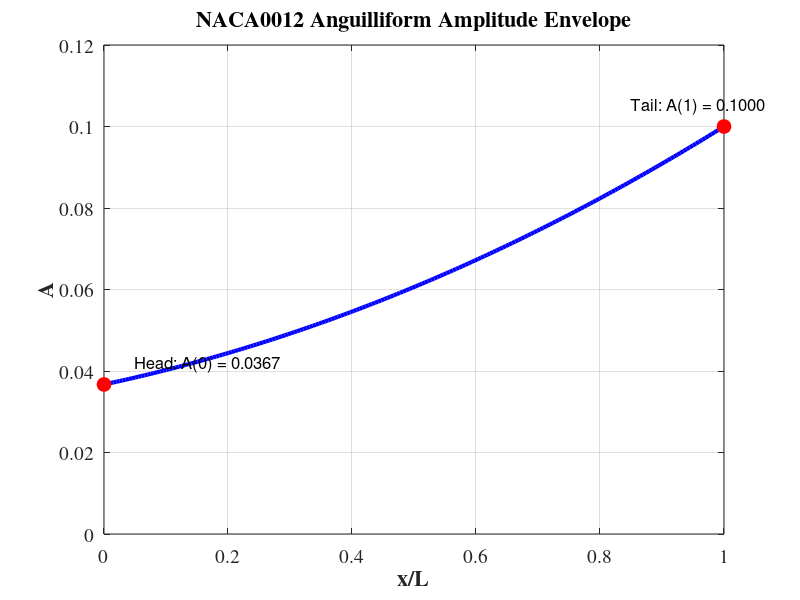
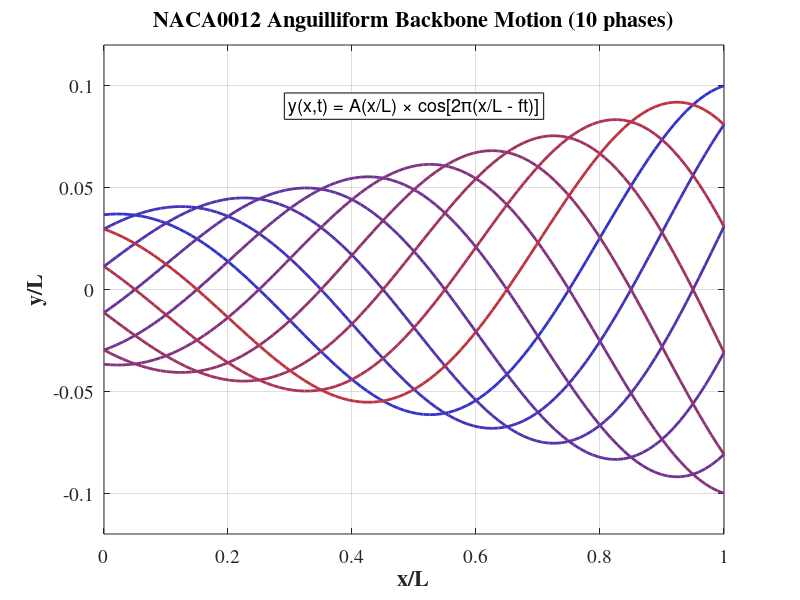
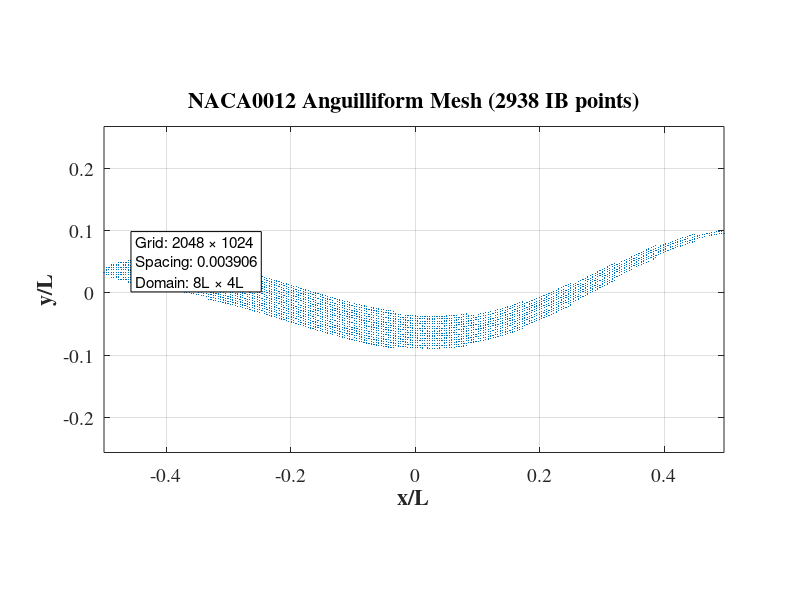
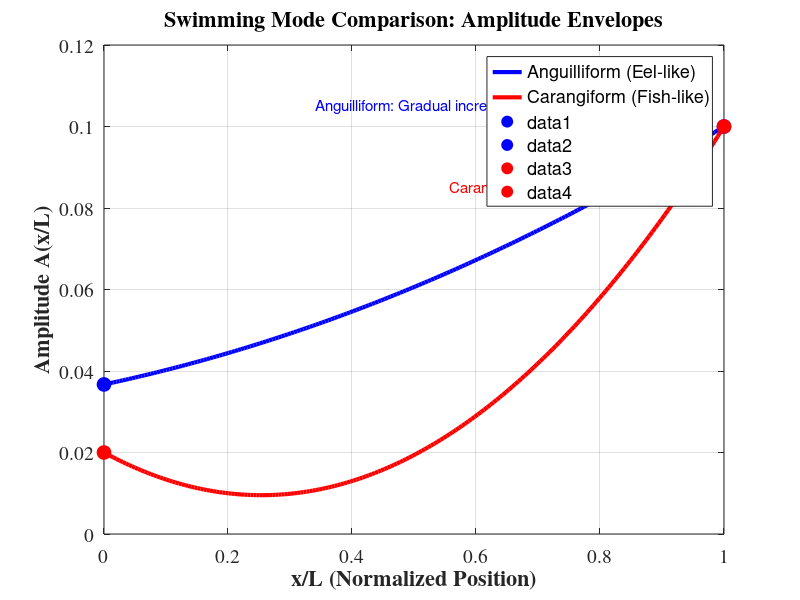

These figures' MATLAB source, in order:
%% ========================================================================
%% NACA0012 ANGUILLIFORM (EEL-LIKE) MESH GENERATOR
%% Based on IBAMR eel2d example (eel2d_straightswimmer.m)
%% Reference: Flow transitions and mapping for undulating swimmers, Muhammad Saif Ullah Khalid
%% ========================================================================

clear all; clc;

fprintf('========================================================================\n');
fprintf('NACA0012 ANGUILLIFORM (EEL-LIKE) MESH GENERATOR\n');
fprintf('========================================================================\n\n');

%% ========================================================================
%% PARAMETERS
%% ========================================================================

% Background Mesh Properties (match eel2d for comparison)
Ny = 16*4*4*4;     % 1024 grid points in y
Ly = 4;            % Domain height (4L)
Nx = 32*4*4*4;     % 2048 grid points in x
Lx = 8;            % Domain length (8L)

% Calculate grid spacing
dy = Ly/Ny;        % ~0.00390625
dx = Lx/Nx;        % ~0.00390625

% Fish geometry
L = 1;             % Fish body length (non-dimensional)

% Anguilliform amplitude envelope coefficients
% A(x/L) = 0.0367 + 0.0323(x/L) + 0.0310(x/L)^2
% Gradual amplitude increase from head to tail (eel-like)
a0 = 0.0367;       % Constant term (head amplitude)
a1 = 0.0323;       % Linear coefficient (gradual increase)
a2 = 0.0310;       % Quadratic coefficient (tail acceleration)

% NACA0012 thickness parameters
thickness_scale = 0.2489;  % Scale to match eel2d point density
t_max = 0.12 * thickness_scale;  % Effective thickness ~4.2%

% Rotation (0 for horizontal swimming)
angleRotation = 0;
RotationMatrix = [cos(angleRotation) -sin(angleRotation);
                  sin(angleRotation)  cos(angleRotation)];

fprintf('Parameters:\n');
fprintf('  Domain: %.0fL × %.0fL\n', Lx, Ly);
fprintf('  Grid: %d × %d\n', Nx, Ny);
fprintf('  Spacing: dx = dy = %.10f\n', dx);
fprintf('  Amplitude: A(x/L) = %.4f + %.4f(x/L) + %.4f(x/L)^2\n', a0, a1, a2);
fprintf('  NACA thickness: %.1f%% (scaled)\n\n', t_max*100);

%% ========================================================================
%% MESH GENERATION
%% ========================================================================

fprintf('Generating Lagrangian mesh...\n');

BodyNx = ceil(L/dx);  % Number of cross-sections
Coord{BodyNx,2} = []; % Storage for coordinates
NumMatPoints = 0;     % Counter for total points

% Generate cross-sections along body
for i = 1:BodyNx

    x = (i-1)*dx;        % Streamwise position
    x_norm = x/L;        % Normalized position (0 to 1)

    % Centerline position: y(x,t=0) = A(x/L) * cos(2π*x/L)
    % For anguilliform, amplitude increases gradually along entire body
    y = (a0 + a1*x_norm + a2*x_norm^2) * cos(2*pi*x);

    % NACA0012 thickness distribution
    y_t = 5*t_max*(0.2969*sqrt(x_norm) - 0.1260*x_norm - ...
                   0.3516*x_norm^2 + 0.2843*x_norm^3 - 0.1015*x_norm^4);

    % Full thickness (both surfaces)
    height = 2*y_t*L;

    % Number of points across thickness
    NumPointsInHeight = max(1, ceil(height/dy));

    % Initialize arrays
    ycoord_up = []; ycoord_down = [];
    xcoord_up = []; xcoord_down = [];

    % Generate vertical line of points
    for j = 1:NumPointsInHeight

        xshifted = x - 0.5;  % Center at origin
        yshifted = y;        % On deformed centerline

        RotatedCoord = RotationMatrix*[xshifted; yshifted];

        xcoord_up(j)   = RotatedCoord(1) - (j-1)*dy*sin(angleRotation);
        xcoord_down(j) = RotatedCoord(1) + j*dy*sin(angleRotation);
        ycoord_up(j)   = RotatedCoord(2) + (j-1)*dy*cos(angleRotation);
        ycoord_down(j) = RotatedCoord(2) - j*dy*cos(angleRotation);
        NumMatPoints = NumMatPoints + 2;
    end

    Coord{i,1} = cat(2, xcoord_up, xcoord_down);
    Coord{i,2} = cat(2, ycoord_up, ycoord_down);
end

fprintf('✓ Mesh complete: %d IB points\n\n', NumMatPoints);

%% ========================================================================
%% VISUALIZATION 1: AMPLITUDE ENVELOPE
%% ========================================================================

fprintf('Generating amplitude envelope plot...\n');

x_plot = linspace(0, 1, 200);
A_plot = a0 + a1*x_plot + a2*x_plot.^2;

figure('Position', [100, 100, 800, 500], 'Color', 'w');
plot(x_plot, A_plot, 'b-', 'LineWidth', 3);
hold on;
plot([0 1], [a0 a0+a1+a2], 'ro', 'MarkerSize', 10, 'MarkerFaceColor', 'r');

set(gca, 'FontSize', 14, 'FontName', 'Times');
xlabel('x/L', 'FontSize', 16, 'FontWeight', 'bold');
ylabel('A', 'FontSize', 16, 'FontWeight', 'bold');
title('NACA0012 Anguilliform Amplitude Envelope', 'FontSize', 16, 'FontWeight', 'bold');

text(0.05, a0+0.005, sprintf('Head: A(0) = %.4f', a0), 'FontSize', 12);
text(0.85, a0+a1+a2+0.005, sprintf('Tail: A(1) = %.4f', a0+a1+a2), 'FontSize', 12);

grid on; xlim([0 1]); ylim([0 0.12]); box on;

print('amplitude_envelope_anguilliform', '-dpng', '-r300');
fprintf('✓ Saved: amplitude_envelope_anguilliform.png\n');

%% ========================================================================
%% VISUALIZATION 2: BACKBONE MOTION
%% ========================================================================

fprintf('Generating backbone motion plot...\n');

figure('Position', [100, 100, 1000, 500], 'Color', 'w');

x_backbone = linspace(0, 1, 100);
num_phases = 10;

for phase_idx = 1:num_phases
    t_phase = (phase_idx-1) / num_phases;
    A_backbone = a0 + a1*x_backbone + a2*x_backbone.^2;
    y_backbone = A_backbone .* cos(2*pi*(x_backbone - t_phase));

    color_val = 0.2 + 0.6*t_phase;
    plot(x_backbone, y_backbone, '-', 'LineWidth', 2, ...
         'Color', [color_val, 0.2, 1-color_val]);
    hold on;
end

set(gca, 'FontSize', 14, 'FontName', 'Times');
xlabel('x/L', 'FontSize', 16, 'FontWeight', 'bold');
ylabel('y/L', 'FontSize', 16, 'FontWeight', 'bold');
title('NACA0012 Anguilliform Backbone Motion (10 phases)', ...
      'FontSize', 16, 'FontWeight', 'bold');

grid on; xlim([0 1]); ylim([-0.12 0.12]); box on;

text(0.5, 0.09, 'y(x,t) = A(x/L) × cos[2π(x/L - ft)]', ...
     'FontSize', 13, 'HorizontalAlignment', 'center', ...
     'BackgroundColor', 'w', 'EdgeColor', 'k');

print('backbone_motion_anguilliform', '-dpng', '-r300');
fprintf('✓ Saved: backbone_motion_anguilliform.png\n');

%% ========================================================================
%% VISUALIZATION 3: MESH
%% ========================================================================

fprintf('Generating mesh plot...\n');

figure('Position', [100, 100, 1000, 500], 'Color', 'w');

for i = 1:size(Coord,1)
    plot(Coord{i,1}(:), Coord{i,2}(:), '.', 'MarkerSize', 2, ...
         'Color', [0 0.45 0.74]);
    hold on;
end

set(gca, 'FontSize', 14, 'FontName', 'Times');
xlabel('x/L', 'FontSize', 16, 'FontWeight', 'bold');
ylabel('y/L', 'FontSize', 16, 'FontWeight', 'bold');
title(sprintf('NACA0012 Anguilliform Mesh (%d IB points)', NumMatPoints), ...
      'FontSize', 16, 'FontWeight', 'bold');

grid on; axis equal; box on;

text(-0.45, 0.05, sprintf('Grid: %d × %d\nSpacing: %.6f\nDomain: %.0fL × %.0fL', ...
     Nx, Ny, dx, Lx, Ly), 'FontSize', 11, ...
     'BackgroundColor', 'w', 'EdgeColor', 'k');

print('mesh_visualization_anguilliform', '-dpng', '-r300');
fprintf('✓ Saved: mesh_visualization_anguilliform.png\n');

%% ========================================================================
%% COMPARISON PLOT: ANGUILLIFORM VS CARANGIFORM ENVELOPES
%% ========================================================================

fprintf('Generating mode comparison plot...\n');

% Anguilliform envelope
A_anguilli = a0 + a1*x_plot + a2*x_plot.^2;

% Carangiform envelope (from naca_carangiform_clean.m)
a0_caran = 0.02;
a1_caran = -0.0825;
a2_caran = 0.1625;
A_carangi = a0_caran + a1_caran*x_plot + a2_caran*x_plot.^2;

figure('Position', [100, 100, 900, 600], 'Color', 'w');
plot(x_plot, A_anguilli, 'b-', 'LineWidth', 3, 'DisplayName', 'Anguilliform (Eel-like)');
hold on;
plot(x_plot, A_carangi, 'r-', 'LineWidth', 3, 'DisplayName', 'Carangiform (Fish-like)');

% Mark key points
plot(0, a0, 'bo', 'MarkerSize', 10, 'MarkerFaceColor', 'b');
plot(1, a0+a1+a2, 'bo', 'MarkerSize', 10, 'MarkerFaceColor', 'b');
plot(0, a0_caran, 'ro', 'MarkerSize', 10, 'MarkerFaceColor', 'r');
plot(1, a0_caran+a1_caran+a2_caran, 'ro', 'MarkerSize', 10, 'MarkerFaceColor', 'r');

set(gca, 'FontSize', 14, 'FontName', 'Times');
xlabel('x/L (Normalized Position)', 'FontSize', 16, 'FontWeight', 'bold');
ylabel('Amplitude A(x/L)', 'FontSize', 16, 'FontWeight', 'bold');
title('Swimming Mode Comparison: Amplitude Envelopes', 'FontSize', 16, 'FontWeight', 'bold');

legend('Location', 'best', 'FontSize', 13);
grid on; xlim([0 1]); ylim([0 0.12]); box on;

% Add annotations
text(0.5, 0.105, 'Anguilliform: Gradual increase', 'FontSize', 11, ...
     'Color', 'b', 'HorizontalAlignment', 'center');
text(0.75, 0.085, 'Carangiform: Posterior concentration', 'FontSize', 11, ...
     'Color', 'r', 'HorizontalAlignment', 'center');

print('swimming_modes_comparison', '-dpng', '-r300');
fprintf('✓ Saved: swimming_modes_comparison.png\n');

%% ========================================================================
%% WRITE VERTEX FILE
%% ========================================================================

fprintf('\nWriting vertex file...\n');

filename = 'naca0012anguilliform.vertex';
fid = fopen(filename, 'wt');
fprintf(fid, '%d\n', NumMatPoints);

for i = 1:size(Coord,1)
    for j = 1:length(Coord{i,1})
        fprintf(fid, '%f\t%f\n', Coord{i,1}(j), Coord{i,2}(j));
    end
end

fclose(fid);
fprintf('✓ Saved: %s\n', filename);

%% ========================================================================
%% SUMMARY
%% ========================================================================

fprintf('\n========================================================================\n');
fprintf('COMPLETE!\n');
fprintf('========================================================================\n');
fprintf('Swimming Mode:      ANGUILLIFORM (Eel-like)\n');
fprintf('IB points:          %d\n', NumMatPoints);
fprintf('Cross-sections:     %d\n', BodyNx);
fprintf('Points/section:     %.1f (average)\n', NumMatPoints/BodyNx);
fprintf('Amplitude:          A(0) = %.4f (head), A(1) = %.4f (tail)\n', ...
        a0, a0+a1+a2);
fprintf('\nFiles generated:\n');
fprintf('  1. naca0012anguilliform.vertex (IBAMR input)\n');
fprintf('  2. amplitude_envelope_anguilliform.png\n');
fprintf('  3. backbone_motion_anguilliform.png\n');
fprintf('  4. mesh_visualization_anguilliform.png\n');
fprintf('  5. swimming_modes_comparison.png\n');
fprintf('========================================================================\n');
fprintf('\nTo use this mesh in IBAMR:\n');
fprintf('  1. Update input2d: structure_names = "naca0012anguilliform"\n');
fprintf('  2. Uncomment anguilliform equations in ConstraintIBKinematics section\n');
fprintf('  3. Comment out carangiform equations\n');
fprintf('========================================================================\n');
